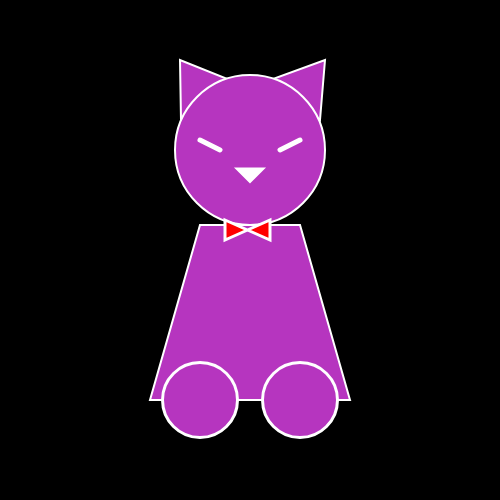
Frame 1 (no input)
Frame 60 (no input): identical to frame 1, image omitted
Frame 120 (the mouse pressed at the canvas centre since frame 60): identical to frame 1, image omitted

The p5.js sketch that drew this single still picture (run headless with seeded random() and noise() and a simulated clock; from frame 60 on, the mouse is pressed at the canvas centre):

// p5.js sketch
// ── sketch.js
/* 
May 9 assignment: color in the shapes
attempting to draw a cat with color
Created by Daniel Wen 
May 9 2017
*/
 
function setup() {
  createCanvas(500,500); //creates a 500x500 canvas
  r = random(255);//random value for red
  g = random(255);//random value for green
  b = random(255);//random value for blue

}
 
function draw() {
  
  
  
  background(0);//makes a black background
  stroke(255,255,255); //makes a white outline
  strokeWeight(2); //thickness of the outline is 2
  fill(r,g,b);//makes the cat a random color
  triangle(181, 120, 180, 60, 230, 80);//left ear
  triangle(320, 120, 325, 60, 270, 80);//right ear
  ellipse(250,150,150,150);// the face on top of the ears
  strokeWeight(5);//thickness of outline is 5
  strokeCap(ROUND); //makes a rounded stroke mainly for the eyes
  line(200,140,220,150); //left eye
  line(300,140,280,150); // right eye
  fill(255);//change fill to make the nose white
  triangle(240, 170, 250, 180, 260, 170);//nose
  strokeWeight(2);//thickness of outline is 2
  fill(r,g,b);//makes the cat a random color again
  quad(200,225,300,225,350,400,150,400);//body
  strokeWeight(3);// thickness of outlineis 3
  fill(255,0,0); // makes the bowtie red
  quad(225,220,270,240,270,220,225,240,225,220);//bowtie
  fill(r,g,b);//makes the cat a random color again
  ellipse(200,400,75,75);//left paw
  ellipse(300,400,75,75);//right paw
  
}
